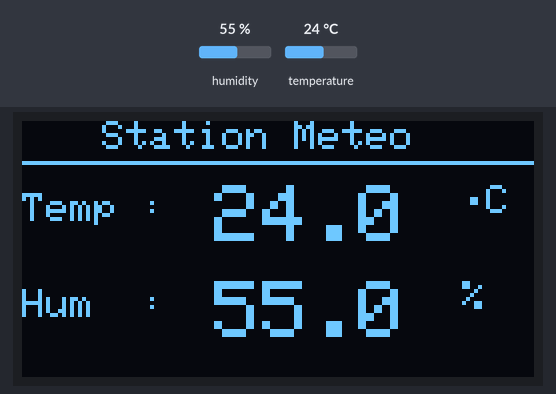
Simulated run of this sketch. Board: ESP32. Shown: 128×64 one-colour display. Inputs (shaded band) come from the test bench; at power-on: humidity 55 %, temperature 24 °C. WiFi joins after 1.5 s; servers stay silent unless stated; uploads are accepted with an empty reply; what the sketch prints to the serial monitor is not drawn.

Above: at 5.8 s.
5.9 s: humidity set to 22 %
At 7.0 s:
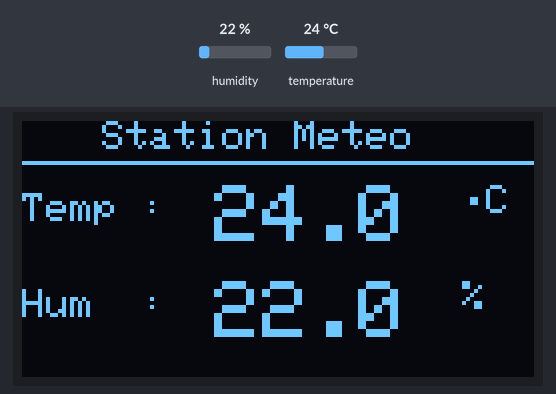
8.7 s: temperature set to 12 °C
At 9.9 s:
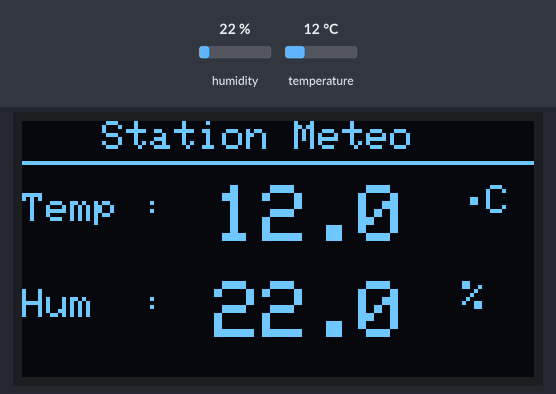
11.5 s: humidity set to 40 %
At 14.1 s:
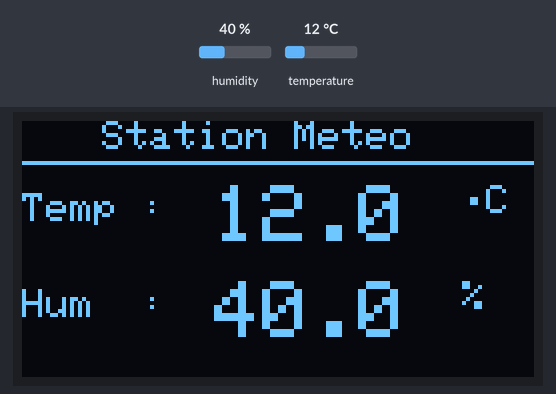
14.4 s: temperature set to 19 °C
At 15.8 s:
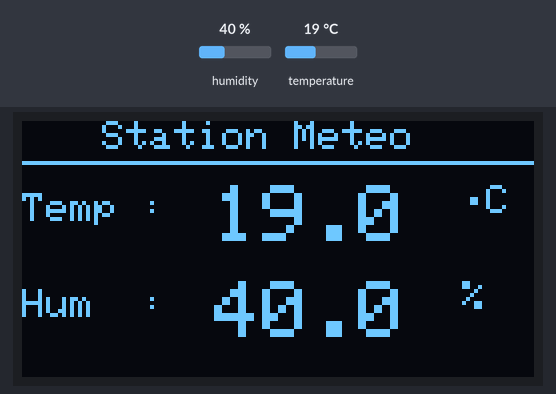
Timing chart, 0 to 17.4 s (numbered marks = the images above; inputs shaded):
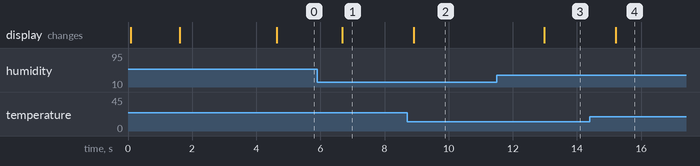

Measured:
- after the input at 5.9 s, the display: changes after 0.77 s (image 1)
- after the input at 8.7 s, the display: changes after 0.21 s (image 2)
- after the input at 11.5 s, the display: changes after 1.5 s (image 3)
- after the input at 14.4 s, the display: changes after 0.81 s (image 4)

The sketch:

Test.ino
```cpp
#include <WiFi.h>              // Bibliothèque WiFi pour ESP32
#include <WebServer.h>         // Serveur web local sur port 80
#include <HTTPClient.h>        // Envoi de requêtes HTTP vers Firebase
#include <Adafruit_GFX.h>      // Librairie graphique de base pour OLED
#include <Adafruit_SSD1306.h>  // Librairie spécifique écran OLED SSD1306
#include <Wire.h>              // Communication I2C (OLED)
#include <DHT.h>               // Librairie capteur DHT11/DHT22
#include <WiFiClientSecure.h>  // Client WiFi sécurisé pour connexions HTTPS

// ===== DHT22 =====
#define DHTPIN  5              // Pin GPIO5 connectée au DATA du DHT22
#define DHTTYPE DHT22          // Type de capteur : DHT22

// ===== OLED =====
#define SCREEN_WIDTH 128       // Largeur de l'écran OLED en pixels
#define SCREEN_HEIGHT 64       // Hauteur de l'écran OLED en pixels

// ===== WIFI =====
const char* ssid     = "MEZX";           // Nom du réseau WiFi
const char* password = "12312312345";    // Mot de passe du réseau WiFi

// ===== FIREBASE =====
const char* firebaseURL = "https://meteo-f6152-default-rtdb.europe-west1.firebasedatabase.app/weather.json";
// URL HTTPS de la base de données Firebase Realtime

// ===== OBJETS =====
DHT dht(DHTPIN, DHTTYPE);               // Objet DHT22 sur la pin définie
WebServer server(80);                    // Serveur web écoutant sur le port 80
Adafruit_SSD1306 display(SCREEN_WIDTH, SCREEN_HEIGHT, &Wire, -1); // Objet écran OLED I2C

// ===== VARIABLES =====
float temperature;            // Température lue par le DHT22 en °C
float humidite;               // Humidité lue par le DHT22 en %
unsigned long lastSend = 0;   // Timestamp du dernier envoi Firebase (ms)

// ===== PAGE WEB =====
void handleRoot() {
  String page = "<!DOCTYPE html><html>";                     // Début document HTML
  page += "<head><meta http-equiv='refresh' content='2'/>";  // Rafraîchissement auto toutes les 2s
  page += "<meta charset='UTF-8'>";                          // Encodage UTF-8 pour les accents
  page += "<title>ESP32 DHT22</title></head>";               // Titre de l'onglet navigateur
  page += "<body style='text-align:center;font-family:Arial'>"; // Corps centré police Arial
  page += "<h1>Station Meteo ESP32</h1>";                    // Titre principal de la page
  page += "<h2>&#127777; Temperature : " + String(temperature, 1) + " &deg;C</h2>"; // Affiche température
  page += "<h2>&#128167; Humidite    : " + String(humidite, 1)    + " %</h2>";      // Affiche humidité
  page += "</body></html>";                                  // Fin du document HTML
  server.send(200, "text/html", page);                       // Envoie la page au client
}

// ===== SETUP =====
void setup() {
  Serial.begin(115200);   // Initialise la communication série à 115200 bauds
  Wire.begin();           // Initialise le bus I2C pour l'OLED

  // ===== OLED =====
  if (!display.begin(SSD1306_SWITCHCAPVCC, 0x3C)) { // Démarre l'OLED à l'adresse I2C 0x3C
    Serial.println("Erreur OLED !");                 // Message d'erreur si OLED non trouvé
    for (;;);                                        // Bloque le programme si OLED absent
  }
  display.clearDisplay();           // Efface l'écran OLED
  display.setTextSize(1);           // Taille du texte : petite (1x)
  display.setTextColor(WHITE);      // Couleur du texte : blanc
  display.setCursor(0, 0);          // Curseur en haut à gauche
  display.println("Demarrage...");  // Affiche message de démarrage
  display.display();                // Envoie le buffer vers l'écran

  // ===== DHT22 =====
  dht.begin();                      // Initialise le capteur DHT22
  Serial.println("DHT22 OK");       // Confirmation dans le moniteur série

  // ===== WiFi =====
  display.clearDisplay();               // Efface l'écran avant affichage WiFi
  display.setCursor(0, 0);              // Curseur en haut à gauche
  display.println("Connexion WiFi...");  // Affiche message de connexion
  display.display();                    // Actualise l'écran OLED

  WiFi.begin(ssid, password);           // Lance la connexion WiFi
  Serial.print("Connexion WiFi");       // Affiche dans le moniteur série

  while (WiFi.status() != WL_CONNECTED) { // Attend tant que non connecté
    delay(500);                            // Pause 500ms entre chaque tentative
    Serial.print(".");                     // Affiche un point à chaque tentative
  }

  Serial.println("\nWiFi connecte !");  // Confirme la connexion WiFi
  Serial.print("IP: ");                 // Affiche le label IP
  Serial.println(WiFi.localIP());       // Affiche l'adresse IP obtenue

  // ===== OLED afficher IP =====
  display.clearDisplay();           // Efface l'écran
  display.setCursor(0, 0);          // Curseur en haut à gauche
  display.println("WiFi OK");       // Affiche confirmation WiFi
  display.setCursor(0, 20);         // Curseur à la ligne suivante
  display.print("IP:");             // Label IP
  display.println(WiFi.localIP());  // Affiche l'adresse IP sur l'OLED
  display.display();                // Actualise l'écran
  delay(3000);                      // Affiche l'IP pendant 3 secondes

  // ===== Web server =====
  server.on("/", handleRoot);  // Associe l'URL "/" à la fonction handleRoot
  server.begin();              // Démarre le serveur web
}

// ===== LOOP =====
void loop() {
  server.handleClient();  // Traite les requêtes web entrantes

  // ===== Lecture DHT22 =====
  float t = dht.readTemperature();  // Lit la température en °C
  float h = dht.readHumidity();     // Lit l'humidité en %

  if (!isnan(t) && !isnan(h)) {  // Vérifie que les valeurs sont valides (pas NaN)
    temperature = t;               // Sauvegarde la température valide
    humidite    = h;               // Sauvegarde l'humidité valide
  } else {
    Serial.println("Erreur lecture DHT22 !"); // Signale une lecture invalide
  }

  // ===== SERIAL =====
  Serial.println("-------- Mesures --------");       // Séparateur dans le moniteur série
  Serial.printf("Temp : %.1f C\n", temperature);     // Affiche température avec 1 décimale
  Serial.printf("Hum  : %.1f %%\n", humidite);       // Affiche humidité avec 1 décimale
  Serial.println("-------------------------");        // Séparateur de fin

  // ===== OLED =====
  display.clearDisplay();  // Efface l'écran avant redessin

  display.drawLine(0, 10, 127, 10, WHITE);  // Trace une ligne séparatrice horizontale

  display.setTextSize(1);           // Taille texte petite
  display.setCursor(20, 0);         // Curseur centré en haut
  display.print("Station Meteo");   // Titre affiché en haut de l'écran

  // --- Température ---
  display.setCursor(0, 18);             // Curseur pour le label température
  display.print("Temp :");              // Label température
  display.setTextSize(2);               // Grande taille pour la valeur
  display.setCursor(48, 16);            // Curseur pour la valeur numérique
  display.printf("%.1f", temperature);  // Affiche valeur avec 1 décimale
  display.setTextSize(1);               // Revient à petite taille
  display.setCursor(110, 16);           // Curseur pour l'unité
  display.print("\xF8""C");             // Affiche le symbole °C

  // --- Humidité ---
  display.setCursor(0, 42);           // Curseur pour le label humidité
  display.print("Hum  :");            // Label humidité
  display.setTextSize(2);             // Grande taille pour la valeur
  display.setCursor(48, 40);          // Curseur pour la valeur numérique
  display.printf("%.1f", humidite);   // Affiche valeur avec 1 décimale
  display.setTextSize(1);             // Revient à petite taille
  display.setCursor(110, 40);         // Curseur pour l'unité
  display.print("%");                 // Affiche le symbole %

  display.display();  // Envoie le buffer vers l'écran OLED

  // ===== ENVOI FIREBASE HTTPS =====
  if (millis() - lastSend > 5000) {  // Vérifie si 5 secondes se sont écoulées
    lastSend = millis();              // Met à jour le timestamp du dernier envoi

    if (WiFi.status() == WL_CONNECTED) {  // Vérifie que le WiFi est encore connecté

      WiFiClientSecure client;             // Crée un client WiFi sécurisé SSL/TLS
      client.setInsecure();                // Désactive la vérification du certificat SSL (simplifié)

      HTTPClient https;                               // Crée un objet client HTTPS
      https.begin(client, firebaseURL);               // Initialise la connexion HTTPS sécurisée
      https.addHeader("Content-Type", "application/json"); // Définit le type de contenu JSON

      String jsonData = "{";                                        // Début du JSON
      jsonData += "\"temperature\":" + String(temperature, 1) + ","; // Champ température
      jsonData += "\"humidite\":"    + String(humidite, 1);           // Champ humidité
      jsonData += "}";                                              // Fin du JSON

      int httpResponseCode = https.PUT(jsonData);  // Envoie les données par requête PUT sécurisée
      Serial.print("Firebase HTTPS code: ");       // Affiche le label du code retour
      Serial.println(httpResponseCode);            // Affiche le code HTTP reçu (200 = OK)

      if (httpResponseCode > 0) {                        // Vérifie que la réponse est valide
        Serial.println("Envoi HTTPS reussi !");          // Confirme l'envoi réussi
      } else {
        Serial.print("Erreur HTTPS : ");                 // Signale une erreur d'envoi
        Serial.println(https.errorToString(httpResponseCode)); // Affiche le détail de l'erreur
      }

      https.end();   // Ferme la connexion HTTPS
    }
  }

  delay(2000);  // Pause 2 secondes avant la prochaine mesure
}
```
